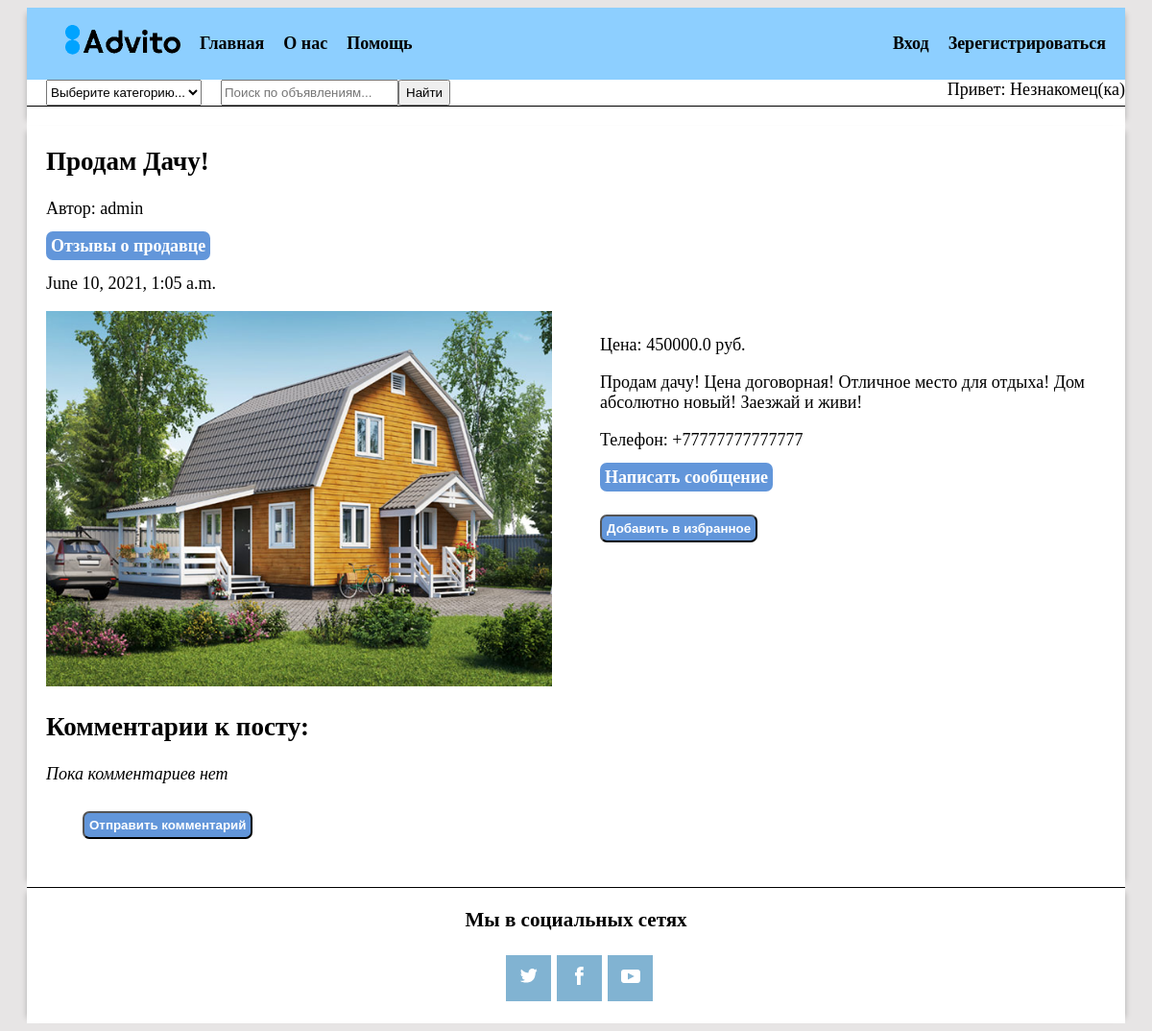
Screenshot of /advito/post/32/ with the database file from the repository.
### advito/models.py (models this page shows, shortened)
class Post(models.Model):
    author = models.ForeignKey(User, on_delete=models.CASCADE)
    category = models.ForeignKey(CategoryPost, on_delete=models.CASCADE, verbose_name="Категория", related_name='category')
    price = models.FloatField(verbose_name="Цена", blank=True)
    name_descript = models.CharField(max_length=200,  blank=True, verbose_name="Название объявления")
    description = models.TextField(max_length=1000, blank=True, verbose_name="Описание объявления")
    image = models.ImageField(upload_to=user_directory_path, verbose_name="Фото объявления")
    date_pub = models.DateTimeField(default=timezone.now, verbose_name="Дата объявления")
    date_edit = models.DateTimeField(default=timezone.now, verbose_name="Дата редактирования")
    class Meta:
        ordering=['-date_pub']

class Profile(models.Model):
    user = models.OneToOneField(User, on_delete=models.CASCADE, related_name='user_profile')
    birth_date = models.DateField(verbose_name='Дата рождения', blank=True, null=True, validators=[validate_birth_date])
    about = models.TextField(verbose_name="Информация о пользователе", blank=True, max_length=300)
    phone = models.CharField(verbose_name="Телефон", null=True, blank=True, max_length=50)
    avatar = models.ImageField(verbose_name="Фото пользователя", upload_to=user_avatar_path)
    town = models.CharField(verbose_name="Город", null=True, blank=True, max_length=30)
    subscribers = models.ManyToManyField(User, blank=True, verbose_name="Подписчики пользователя", related_name='subscribers')

### advito/views.py (the view, shortened to what this page needs)
# urls.py: path('post/<int:post_id>/', views.PostDetailView.as_view(), name='post_detail'),
class PostDetailView(DetailView):
    categories = CategoryPost.objects.all()
    extra_context = {'categories':categories, }
    model = Post
    pk_url_kwarg = 'post_id'
    template_name = 'advito/post_detail.html'
    comment_form_class = CommentForm
    context = {}
    def get(self, request, post_id, *args, **kwargs):
        self.object = self.get_object()
        profile = Profile.objects.get(user=self.object.author)
        context = self.get_context_data(object=self.object)
        context['profile'] = profile
        context['comments'] = Comment.objects.filter(in_post__id=post_id).order_by('-date_publish')
        if request.user.is_authenticated:
            context['comment_form'] = self.comment_form_class()
        return self.render_to_response(context)

### advito/templates/advito/post_detail.html (shortened to what this page needs)
{% extends 'advito/base_advito.html' %}
{% block content %}
  <div class="post-detail-main">
    <div class="post-detail">
      <h1>{{ post.name_descript }}</h1>
      <p>Автор: {{ post.author }}</p>
      {% if post.author != user %}
        <p><a class="message-button" href="{% url 'advito:review' post.id %}">Отзывы о продавце</a></p>
      {% endif %}
      <p>{{ post.date_pub }}</p>
      <img class="img" alt="post image" src="{{ post.image.url }}">
    </div>
    <div class="post-detail post-detail__info">
      <p class="price">Цена: {{ post.price }} pуб.</p>
      <p class="text">{{ post.description }}</p>
      <p>Телефон: {{ profile.phone }}</p>
      {% if post.author != user %}
        <p><a class="message-button" href="{% url 'advito:post_message' post.id %}">Написать сообщение</a></p>
        <form class="add-favorite__form" method="POST">
          <button class="add-vaforite-button" type="submit" name="button_add_post">Добавить в избранное</button>
        </form>
      {% endif %}
    </div>
  </div>
  {% if post.author != user %}
    <div class="comments">
      <h2>Комментарии к посту:</h2>
      {% if comments %}
        <ul>
          {% for comment in comments %}
            <li>
              <p>Автор: <a href="#">{{ comment.author }}</a></p>
              <p>{{ comment.date_publish }}</p>
              <p>{{ comment.text }}</p>
              <hr>
            </li>
          {% endfor %}
        </ul>
      {% else %}
        <p><i>Пока комментариев нет</i></p>
      {% endif %}
      <form class="comment__form" method="POST">
        <button class="button" type="submit" name="button_send_coment">Отправить комментарий</button>
      </form>
    </div>
  {% endif %}
{% endblock  %}

### static/css/common.css (style rules this page uses)
html { background-color: #E7E5E5; box-sizing: border-box; font-family: 'Times New Roman', serif; }
body { font-size: 18px; }
a { text-decoration: none; cursor: pointer; }
.img { width: 100%; }
img { max-width: 100%; }

### static/css/style.css (style rules this page uses)
.message-button, .add-vaforite-button, .del-post-button, .create-post__button, .log-button__submit, .button__href, .button, .button__submit { cursor: pointer; border-radius: 7px; padding: 5px; background-color: rgb(98, 150, 218); font-weight: bold; color: #ffffff; max-width: 200px; margin-bottom: 10px; margin-top: 10px; }
.post-detail-main { display: flex; }
.post-detail { width: 50%; }
.post-detail__info { margin-top: 200px; margin-left: 50px; }
.comments { width: 40%; }
.comment__form { width: 80%; margin-left: 38px; padding-bottom: 20px; }

### rows the page displays
Post: name_descript "Продам Дачу!", author "admin", date_pub "June 10, 2021, 1:05 a.m.", image (picture), price "450000.0", description "Продам дачу! Цена договорная! Отличное место для отдыха! Дом абсолютно новый! Заезжай и живи!"
Profile: phone "+77777777777777"
